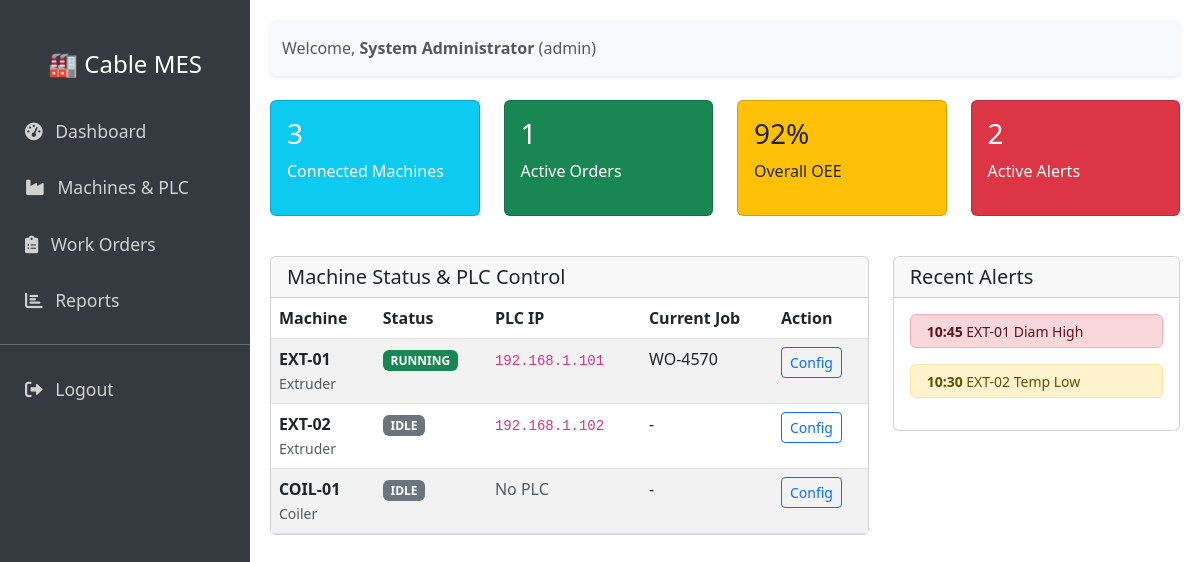
The page /admin (signed in) on the database its author committed.
### cable_mes/models.py (models this page shows, shortened)
class User(UserMixin, Base):
    __tablename__ = 'users'
    id = Column(Integer, primary_key=True)
    username = Column(String(50), unique=True, nullable=False)
    password_hash = Column(String(128), nullable=False)
    role = Column(Enum(UserRole), default=UserRole.OPERATOR)
    full_name = Column(String(100))

class Machine(Base):
    __tablename__ = 'machines'
    id = Column(Integer, primary_key=True)
    name = Column(String(50), unique=True, nullable=False)
    type = Column(String(50))
    status = Column(String(20), default='IDLE')
    plc_ip = Column(String(15))
    plc_port = Column(Integer, default=502)
    plc_slave_id = Column(Integer, default=1)
    reg_speed = Column(Integer, default=0)
    reg_temp = Column(Integer, default=1)
    reg_diameter = Column(Integer, default=2)

class WorkOrder(Base):
    __tablename__ = 'work_orders'
    id = Column(Integer, primary_key=True)
    order_number = Column(String(50), unique=True, nullable=False)
    product_id = Column(Integer, ForeignKey('products.id'), nullable=False)
    machine_id = Column(Integer, ForeignKey('machines.id'), nullable=False)
    target_length_m = Column(Float, nullable=False)
    produced_length_m = Column(Float, default=0.0)
    status = Column(String(20), default='PLANNED')
    start_time = Column(DateTime)
    end_time = Column(DateTime)
    product = relationship('Product')
    machine = relationship('Machine')

### app.py (the view)
@app.route('/admin')
@login_required
def admin_dashboard():
    if current_user.role != UserRole.ADMIN:
        return "Access Denied", 403
    machines = Machine.query.all()
    active_wos = {}
    for m in machines:
        wo = WorkOrder.query.filter_by(machine_id=m.id, status='IN_PROGRESS').first()
        if wo: active_wos[m.id] = wo
    return render_template('admin_dashboard.html',
                           machines=machines,
                           work_orders=active_wos,
                           active_wo_count=len(active_wos))

### app.py (called while the page is built)
@app.teardown_appcontext
def shutdown_session(exception=None):
    db_session.remove()

@login_manager.user_loader
def load_user(user_id):
    return User.query.get(int(user_id))

### templates/admin_dashboard.html
{% extends "base.html" %}
{% block content %}
<div class="row">
    <div class="col-md-3">
        <div class="card bg-info text-white mb-3">
            <div class="card-body">
                <h3>{{ machines | length }}</h3>
                <p>Connected Machines</p>
            </div>
        </div>
    </div>
    <div class="col-md-3">
        <div class="card bg-success text-white mb-3">
            <div class="card-body">
                <h3>{{ active_wo_count }}</h3>
                <p>Active Orders</p>
            </div>
        </div>
    </div>
    <div class="col-md-3">
        <div class="card bg-warning text-dark mb-3">
            <div class="card-body">
                <h3>92%</h3>
                <p>Overall OEE</p>
            </div>
        </div>
    </div>
    <div class="col-md-3">
        <div class="card bg-danger text-white mb-3">
            <div class="card-body">
                <h3>2</h3>
                <p>Active Alerts</p>
            </div>
        </div>
    </div>
</div>
<div class="row mt-4">
    <div class="col-md-8">
        <div class="card">
            <div class="card-header">
                <h5 class="mb-0">Machine Status & PLC Control</h5>
            </div>
            <div class="card-body p-0">
                <table class="table table-striped mb-0">
                    <thead>
                        <tr>
                            <th>Machine</th>
                            <th>Status</th>
                            <th>PLC IP</th>
                            <th>Current Job</th>
                            <th>Action</th>
                        </tr>
                    </thead>
                    <tbody>
                        {% for m in machines %}
                        <tr>
                            <td><strong>{{ m.name }}</strong><br><small class="text-muted">{{ m.type }}</small></td>
                            <td>
                                {% if m.status == 'RUNNING' %}
                                <span class="badge bg-success">RUNNING</span>
                                {% else %}
                                <span class="badge bg-secondary">{{ m.status }}</span>
                                {% endif %}
                            </td>
                            <td>
                                {% if m.plc_ip %}
                                <code>{{ m.plc_ip }}</code>
                                {% else %}
                                <span class="text-muted">No PLC</span>
                                {% endif %}
                            </td>
                            <td>
                                {% set active_wo = work_orders.get(m.id) %}
                                {% if active_wo %}
                                    {{ active_wo.order_number }}
                                {% else %}
                                    -
                                {% endif %}
                            </td>
                            <td>
                                <a href="#" class="btn btn-sm btn-outline-primary">Config</a>
                            </td>
                        </tr>
                        {% endfor %}
                    </tbody>
                </table>
            </div>
        </div>
    </div>
    <div class="col-md-4">
        <div class="card">
            <div class="card-header">
                <h5 class="mb-0">Recent Alerts</h5>
            </div>
            <div class="card-body">
                <div class="alert alert-danger py-1">
                    <small><strong>10:45</strong> EXT-01 Diam High</small>
                </div>
                <div class="alert alert-warning py-1">
                    <small><strong>10:30</strong> EXT-02 Temp Low</small>
                </div>
            </div>
        </div>
    </div>
</div>
{% endblock %}

### templates/base.html (shortened to what this page needs)
<!DOCTYPE html>
<html lang="en">
<head>
    <link href="https://cdn.jsdelivr.net/npm/bootstrap@5.3.0/dist/css/bootstrap.min.css" rel="stylesheet">
    <link href="https://cdnjs.cloudflare.com/ajax/libs/font-awesome/6.0.0/css/all.min.css" rel="stylesheet">
</head>
<body>
    <div class="sidebar d-none d-md-block">
        <h4 class="text-white text-center mb-4">🏭 Cable MES</h4>
        <a href="/admin"><i class="fas fa-tachometer-alt me-2"></i> Dashboard</a>
        <a href="#"><i class="fas fa-industry me-2"></i> Machines & PLC</a>
        <a href="#"><i class="fas fa-clipboard-list me-2"></i> Work Orders</a>
        <a href="#"><i class="fas fa-chart-bar me-2"></i> Reports</a>
        <hr class="text-white">
        <a href="/logout"><i class="fas fa-sign-out-alt me-2"></i> Logout</a>
    </div>
    <div class="content">
        <nav class="navbar navbar-light bg-light mb-4 shadow-sm rounded">
            <div class="container-fluid">
                <span class="navbar-text">
                    Welcome, <strong>{{ current_user.full_name }}</strong> ({{ current_user.role.value }})
                </span>
            </div>
        </nav>
        {% block content %}{% endblock %}
    </div>
</body>
</html>

### templates/base.html (style rules this page uses)
.sidebar { height: 100vh; position: fixed; top: 0; left: 0; padding-top: 50px; background-color: #343a40; width: 250px; }
.sidebar a { padding: 15px 25px; text-decoration: none; font-size: 1.1rem; color: #d1d1d1; display: block; }
.content { margin-left: 250px; padding: 20px; }

### rows shown on the page
User: full_name "System Administrator", role.value "admin"
Machine: name "EXT-01", type "Extruder", status "RUNNING", plc_ip "192.168.1.101"
WorkOrder: order_number "WO-4570"
Machine: name "EXT-02", type "Extruder", status "IDLE", plc_ip "192.168.1.102"
Machine: name "COIL-01", type "Coiler", status "IDLE", shows "No PLC"

### other values the page prints
{{ machines | length }} "3"
{{ active_wo_count }} "1"
